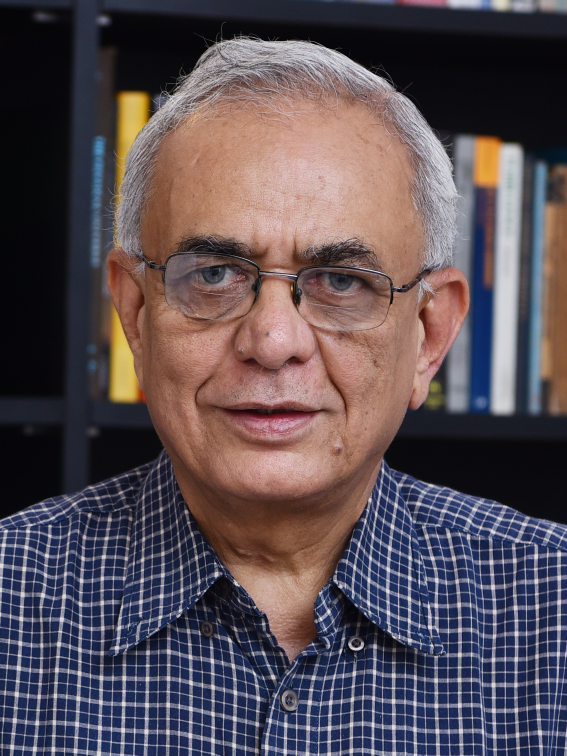
#> input picture assests/images/Ajit_Kembhavi.jpg, 1700 x 2266 px (shown at 1/3 size); its folder holds only this picture in this run
$ python compress_images.py
#> lines starting #> are read from the running program, lines starting #| are printed output that depends on the picture
import os
from PIL import Image
import shutil

source_dir = 'assests/images'
cache_dir = os.path.join(source_dir, 'cache')

if not os.path.exists(cache_dir):
    os.makedirs(cache_dir)

MAX_SIZE = (1200, 1200)

def compress_image(src_path, dest_path):
#> called with src_path = 'assests/images/Ajit_Kembhavi.jpg', dest_path = 'assests/images/cache/Ajit_Kembhavi.jpg'
    try:
        with Image.open(src_path) as img:
            # Convert to RGB if necessary (e.g. RGBA to RGB for JPEG)
#> img is the input picture: PIL image 1700x2266 RGB; mean R, G, B 89.6, 78.3, 84.4
            if img.mode in ('RGBA', 'P') and dest_path.lower().endswith(('.jpg', '.jpeg')):
                img = img.convert('RGB')

            # Resize preserving aspect ratio
            img.thumbnail(MAX_SIZE, Image.Resampling.LANCZOS)
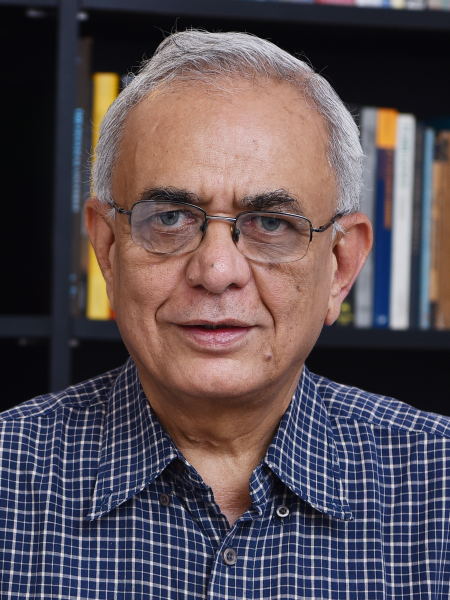
#> img: PIL image 900x1200 RGB (shown at 1/2 size); mean R, G, B 89.6, 78.3, 84.4

            # Save with optimized settings
            if dest_path.lower().endswith(('.jpg', '.jpeg')):
                img.save(dest_path, 'JPEG', quality=80, optimize=True)
            elif dest_path.lower().endswith('.png'):
                img.save(dest_path, 'PNG', optimize=True)
            else:
                img.save(dest_path)
        print(f"Compressed: {src_path} -> {dest_path}")
    except Exception as e:
        print(f"Failed to compress {src_path}: {e}")
        # fallback to copy
        shutil.copy2(src_path, dest_path)

for root, dirs, files in os.walk(source_dir):
    # skip cache dir itself
    if cache_dir in root:
        continue

    for file in files:
        if file.lower().endswith(('.jpg', '.jpeg', '.png')):
            src_path = os.path.join(root, file)
            # determine relative path to recreate structure
            rel_path = os.path.relpath(src_path, source_dir)
            dest_path = os.path.join(cache_dir, rel_path)

            dest_dir = os.path.dirname(dest_path)
            if not os.path.exists(dest_dir):
                os.makedirs(dest_dir)

            compress_image(src_path, dest_path)
